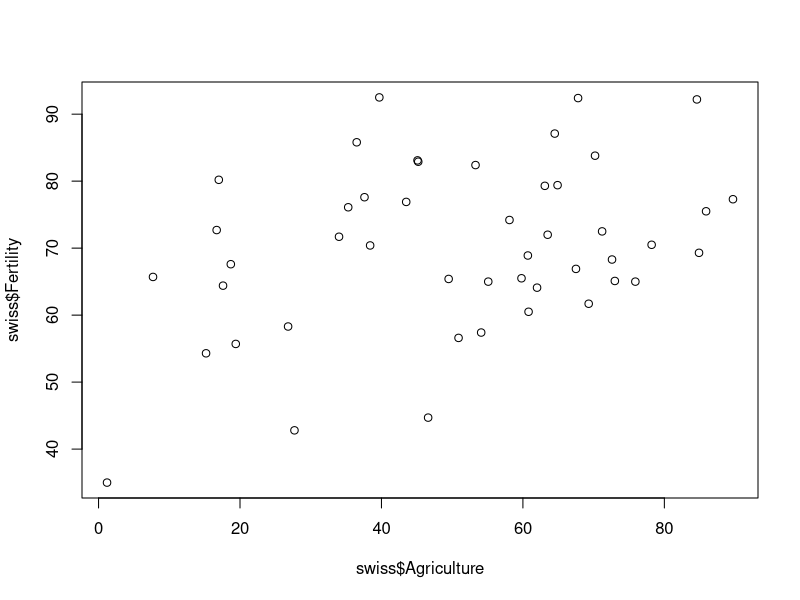
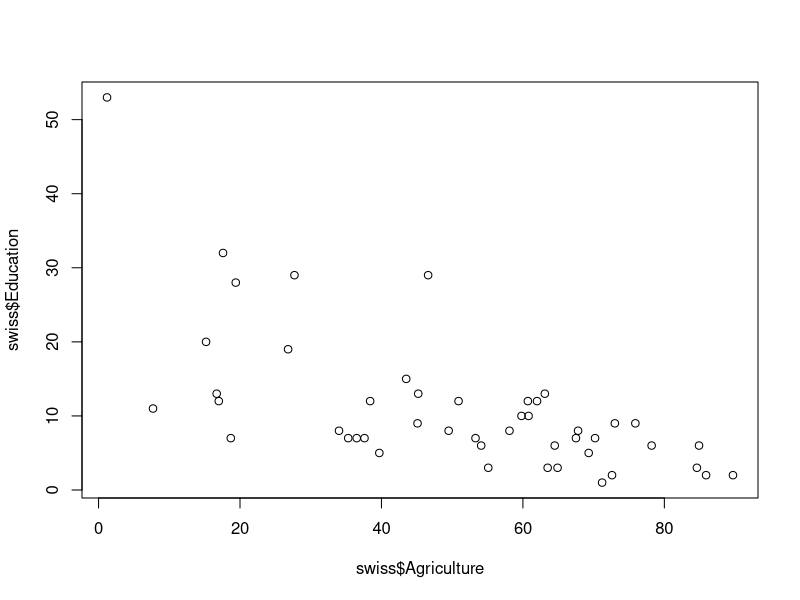
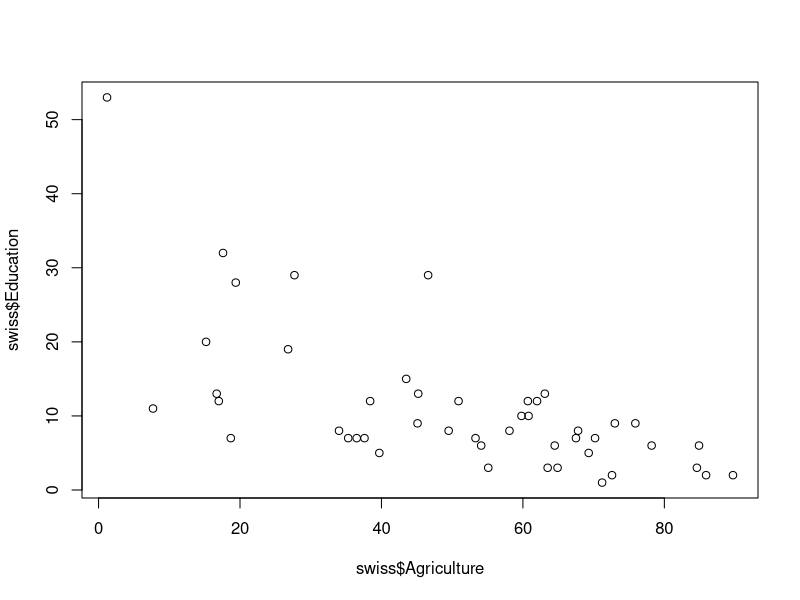

R code for these plots, in order:
## ---- chunk 1
#| echo: fenced
#| output-location: column-fragment
1 + 3
mean(c(1, 3, 6))
## ---- chunk 2
#| echo: fenced
#| layout-ncol: 2
#| code-line-numbers: "|3-4,6|7"
#| fig-cap: !expr glue::glue("Swiss data are {nrow(swiss)} rows")
#| fig-height: 3
plot(swiss$Agriculture, swiss$Fertility)
plot(swiss$Agriculture, swiss$Education)
## ---- chunk 3
options(width=60)
head(swiss)
## ---- chunk 4
plot(swiss$Agriculture, swiss$Education)
## ---- chunk 5
head(swiss)
## ---- chunk 6
for (i in letters[1:3]){
  print(i)
}
## ---- chunk 7
print("We don't write for loops")
